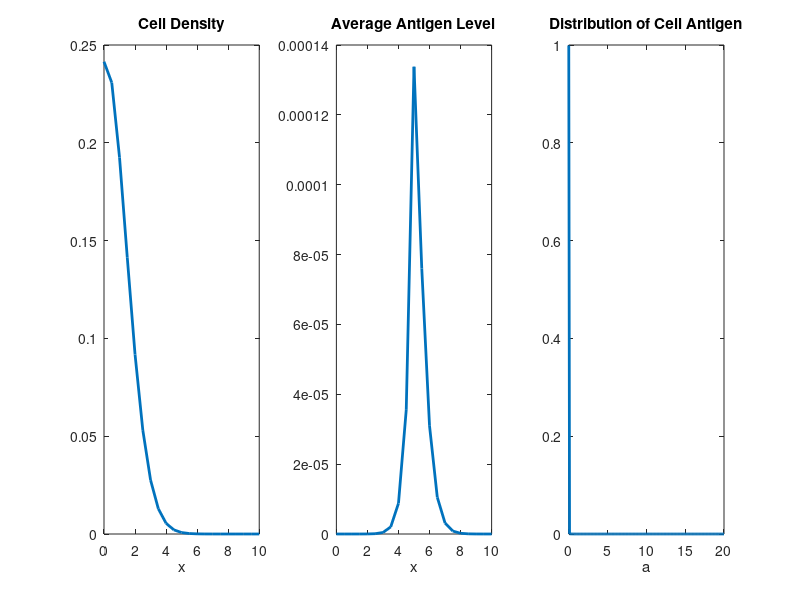

Here is the MATLAB script that generated this plot: (Note: this script raises an error after producing the figure.)
% 2D Spatial Phenotypic Advection Diffusion Equation Solver (Matlab)

% 1. Define Parameters
Dx = 0.5;       % Spatial diffusion coefficient
chix = 1.0;     % Chemotaxis coefficient
chia = 1.0;     % Phenotypic advection coefficient


% Define the spatial domain
xmin = 0.0; xmax = 10.0;
dx = 0.5;
nx = xmax/dx + 1;
x = linspace(xmin, xmax, nx);

% Define the phenotypic domain
amin = 0.0; amax = 20.0;

da = 0.1;
na = amax/da + 1;
a = linspace(amin, amax, na);

% Define time parameters
t_start = 0.0;
t_end = 500.0;
dt = 0.02;
num_steps = floor((t_end - t_start) / dt);

% 2. Initialize Solution
u = zeros(nx, na);
u(1,1) = 1;
u = u/sum(u(:));

Ic = zeros(nx,na);
Ic(round(0.5*nx):end,:,:) = 1;


rho_minus = 0.5;
rho_plus = 1;

% Define the chemoattractant concentration C(x, y)
[X, A] = meshgrid(x,a);
X=X'; A=A';
C_m = 1-X/xmax;

figure;
tic;
% 3. Time Loop
for n = 1:num_steps

    % --- Spatial Diffusion Term ---
    % x-direction

    flux_west_diff = Dx * (u(2:end, :) - u(1:end-1, :)) / dx;
    flux_west_diff = cat(1, zeros(1,na), flux_west_diff);

    flux_east_diff = Dx * (u(2:end, :) - u(1:end-1, :)) / dx;
    flux_east_diff = cat(1, flux_east_diff, zeros(1,na));
    laplacian_u = (flux_east_diff - flux_west_diff) / dx;

    % --- Chemotaxis Term ---
    % x-direction
    dCdx = (C_m(2:end, :) - C_m(1:(end-1), :)) / dx;

    u_west = 0.5 * (u(2:end, :) + u(1:end-1, :)); % Central difference for u at face
    flux_west_chem = -chix .* u_west .* dCdx; % Note the index for gradCx
    flux_west_chem = cat(1, zeros(1,na), flux_west_chem);

    u_east = 0.5 * (u(2:end, :) + u(1:end-1, :)); % Central difference for u at face
    flux_east_chem = -chix * u_east .* dCdx;   % Note the index for gradCx
    flux_east_chem = cat(1, flux_east_chem, zeros(1,na));
    
    div_chemotaxis = (flux_east_chem - flux_west_chem) / dx;

    % --- Phenotypic Advection Term ---
    a_ind_1 = [2:na, na];
    a_ind_1 = a_ind_1(:);
    a_plus_half_a = (A(:,a_ind_1) + A(:,:)) / 2;
    f_k_plus_half = (rho_plus .* (1 - a_plus_half_a./amax) .* Ic(:, :) - rho_minus .* a_plus_half_a./amax .* (1-Ic(:, :)) ) ;
    u_upwind_plus =  u(:, a_ind_1) .*(f_k_plus_half <= 0) + u(:, :) .* (f_k_plus_half > 0) ;
    
    a_ind_2 = [1 1:(na-1)];
    a_ind_2 = a_ind_2(:);
    a_minus_half_a = (A(:,:) + A(:,a_ind_2) ) / 2;
    f_k_minus_half = (rho_plus .* (1 - a_minus_half_a./amax) .* Ic(:, :) - rho_minus .* a_minus_half_a./amax .* (1-Ic(:, :)) ) ;
    u_upwind_minus = u(:, :) .*( f_k_minus_half <= 0) + u(:, a_ind_2) .* (f_k_minus_half > 0);

    flux_a_plus = chia .* f_k_plus_half .* u_upwind_plus;
    flux_a_minus = chia .* f_k_minus_half .* u_upwind_minus;

    % Boundary in a (no flux)
    flux_a_minus(:,1) = 0;
    % Boundary in a (no flux)
    flux_a_plus(:,end) = 0;

    adv_phenotype = -(flux_a_plus - flux_a_minus) / da;

    u = u + dt * (laplacian_u - div_chemotaxis + adv_phenotype);

    % Optional: Visualize the solution at certain time steps
    if mod(n, 100) == 0
        clf;
    
        subplot(1,3,1)
        u_slice = squeeze(sum(u,2));
        plot(x,  u_slice', 'LineWidth',2);
        xlabel('x');
        title('Cell Density')

        av_a = u*a';  
        subplot(1,3,2)
        plot(x, av_a', 'LineWidth',2);
        xlabel('x');
        title('Average Antigen Level')
        
        subplot(1,3,3)
        plot(a, squeeze(sum(u,1)), 'linewidth',2)
        xlabel('a')
        title('Distribution of Cell Antigen')
    
        sgtitle(['time = ', num2str(dt*n), ' mass = ', num2str(sum(u(:)))])
        drawnow;
    end
end
toc;

disp('Simulation finished.');
